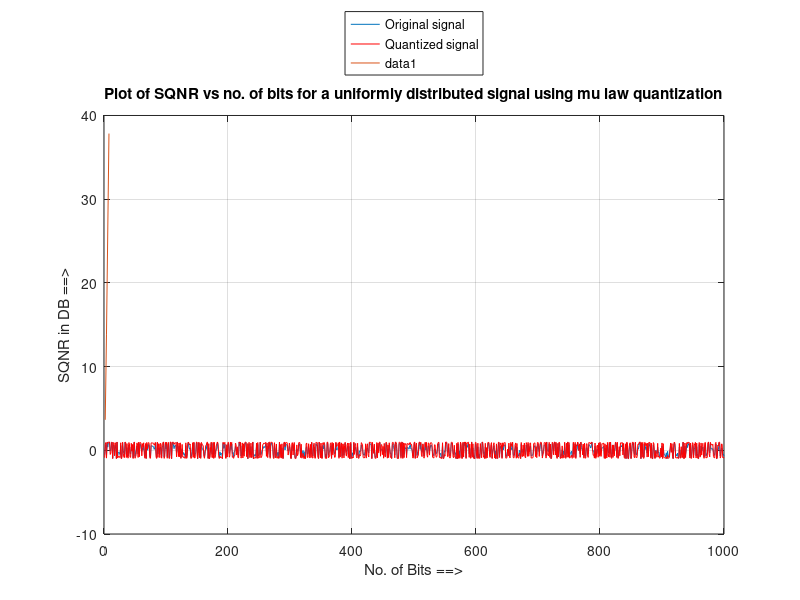

The MATLAB script that drew this image:

%% Q. 4 (Matlab)
%% Quantize the data (from parts (a)) using mu law quantizer and plot the SQNR
%% vs. the number of bits.
%% (a) Quantize this data using 2, 4, and 8 bits. In each case, compute the SQNR (noise in this 
%% case is difference between the original signal and the quantized signal). Plot the SQNR (in dB) vs.
%% the number of bits.


clear all;
clc;

display('Executing assignment - 1 question 4(c) for uniform distribution...');

%% The number of samples taken is 1000
sample_size = 1000;

%% Create an array to store the signal samples and the clipped signals
signal=[1:sample_size];
compressed_signal = [1:sample_size];

%% Generate the random variable uniformaly distributed u(-1,1)
display ('Taking 1000 samples of the uniformly distributed random variable.');
signal = rand(size(signal))*2 -1;

%% Create an array to hold the SQNR for the N=2,4,8
SQNR=[1:3];
N=[2;4;8];

%% First write a quantizer for mp = 1 and N = 2, 4, 8 bits
mp = 1;
%% Set the ymax for mu law.
Ymax = 1;

%% Find the Xmax of the signal, it will mostly be close to 1
Xmax = abs(signal(1));
for i=2:sample_size
    if (abs(signal(i)) > Xmax)
        Xmax = abs(signal(i));
    end
end

%% define the mu law compander and expander formula
display(' ');
display('Defining the mu law compander and expander for mu = 255');
mu = 255;
mu_law_compander = @(x) Ymax*log(1+(mu*abs(x)/Xmax))/log(1+mu)
mu_law_expander = @(y) (Xmax/mu)*(exp(abs(y)*log(1+mu)/Ymax) - 1)

%% We compress the signal based on mu law

display('Compressing the signal');
for i=1:sample_size
    compressed_signal(i) = mu_law_compander(signal(i));
    % This check is for the signum function
    if (signal(i) <0)
        compressed_signal(i) = -compressed_signal(i);
    end
end

display('Run a loop to find SQNR for 2,4 and 8 bits.');
display(' ');
%% Find delta first, = 2mp/L
for bits=1:size(N)
    L = 2 ^ N(bits);
    delta = 2 * mp / L;
    %Create an array of size L, which holds the quantizer levels
    level=[1:L];
    %Initialize the first quantization level
    level(1) = (-mp) + (delta/2);
    
    display('Determing the quantization levels ...');
    %Now run a for loop to set the quantizer levels or boundaries
    for i=2:L
        level(i) = level(i-1) + (delta);
    end

    %Now for each value in the signal, we need to quantize it and store it
    %in Q, then store the noise in noise vector
    Q=[1:sample_size];
    noise=[1:sample_size];

    display('Quantizing and computing the noise for each sample...');
    %%Here the idea is to find in which range the signal value falls into, and
    %%then we find the quantized value and compute the noise.
    for i=1:sample_size
        for j=1:L
            val = level(j)+(delta/2);
            if (compressed_signal(i) < val)
                Q(i)=level(j);
                break;
            end;
        end;
    end;

    %Compute the noise by the diff between actual signal val and quanti val
     for i=1:sample_size
         % First apply the expander on the quantized value ie decoding
         decoded = mu_law_expander(Q(i));
         % This check is for the signum function
         if (Q(i)<0)
             decoded=-decoded;
         end
         % FInding the noise as the diff between actual and decoded
         noise(i) = signal(i) - decoded;
     end
     
    %Now find the mean of the signal power(S) and noise power (Nq)
    display('Finding the mean signal power (S) and mean noise power(Nq).');
    S = 0;
    Nq = 0;
    for i=1:sample_size
        S = S + signal(i)^2;
        Nq = Nq + noise(i)^2;
    end

    S
    Nq

    %Find the SQNR in DB
    SQNR(bits) = 10 * log10(S/Nq);
    %Repeat the loop for all values of N = 2, 4, 8
end

display('The SQNR for N = 2, 4, 8 is :');
SQNR

%% Plot the SQNR in DB vs no of bits

display ('Plot the quantized signal and original signal');

plot([1:sample_size], signal);

grid on;
zoom on;
hold on;

plot([1:sample_size], Q, 'r');

xlabel('Time ==>');
ylabel('Signal amplitude ==>');
title('Plot of quantized and original signal');
legend('Original signal','Quantized signal','Location','NorthOutside');

pause;
display(' ');
display ('Plot the SQNR in DB vs no of bits');

plot(N,SQNR);

grid on;
xlabel('No. of Bits ==>');
ylabel('SQNR in DB ==>');
title('Plot of SQNR vs no. of bits for a uniformly distributed signal using mu law quantization');
